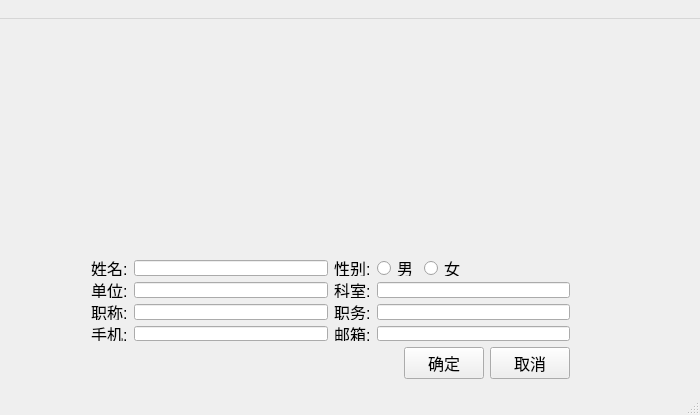
<?xml version="1.0" encoding="UTF-8"?>
<ui version="4.0">
 <class>MainWindow</class>
 <widget class="QMainWindow" name="MainWindow">
  <property name="enabled">
   <bool>true</bool>
  </property>
  <property name="geometry">
   <rect>
    <x>0</x>
    <y>0</y>
    <width>700</width>
    <height>415</height>
   </rect>
  </property>
  <property name="windowTitle">
   <string>MainWindow</string>
  </property>
  <widget class="QWidget" name="centralWidget">
   <widget class="QWidget" name="layoutWidget">
    <property name="geometry">
     <rect>
      <x>80</x>
      <y>230</y>
      <width>501</width>
      <height>141</height>
     </rect>
    </property>
    <layout class="QVBoxLayout" name="verticalLayout_3">
     <item>
      <layout class="QHBoxLayout" name="horizontalLayout_10">
       <item>
        <layout class="QVBoxLayout" name="verticalLayout">
         <item>
          <layout class="QHBoxLayout" name="horizontalLayout_2">
           <item>
            <widget class="QLabel" name="labelName">
             <property name="font">
              <font>
               <pointsize>12</pointsize>
              </font>
             </property>
             <property name="text">
              <string>姓名:</string>
             </property>
            </widget>
           </item>
           <item>
            <widget class="QLineEdit" name="lineEditName">
             <property name="font">
              <font>
               <pointsize>12</pointsize>
              </font>
             </property>
            </widget>
           </item>
          </layout>
         </item>
         <item>
          <layout class="QHBoxLayout" name="horizontalLayout_4">
           <item>
            <widget class="QLabel" name="labelUnit">
             <property name="font">
              <font>
               <pointsize>12</pointsize>
              </font>
             </property>
             <property name="text">
              <string>单位:</string>
             </property>
            </widget>
           </item>
           <item>
            <widget class="QLineEdit" name="lineEditUnit">
             <property name="font">
              <font>
               <pointsize>12</pointsize>
              </font>
             </property>
            </widget>
           </item>
          </layout>
         </item>
         <item>
          <layout class="QHBoxLayout" name="horizontalLayout_5">
           <item>
            <widget class="QLabel" name="labelTechTitle">
             <property name="font">
              <font>
               <pointsize>12</pointsize>
              </font>
             </property>
             <property name="text">
              <string>职称:</string>
             </property>
            </widget>
           </item>
           <item>
            <widget class="QLineEdit" name="lineEditTechTitle">
             <property name="font">
              <font>
               <pointsize>12</pointsize>
              </font>
             </property>
            </widget>
           </item>
          </layout>
         </item>
         <item>
          <layout class="QHBoxLayout" name="horizontalLayout_3">
           <item>
            <widget class="QLabel" name="labelPhone">
             <property name="font">
              <font>
               <pointsize>12</pointsize>
              </font>
             </property>
             <property name="text">
              <string>手机:</string>
             </property>
            </widget>
           </item>
           <item>
            <widget class="QLineEdit" name="lineEditPhone">
             <property name="font">
              <font>
               <pointsize>12</pointsize>
              </font>
             </property>
            </widget>
           </item>
          </layout>
         </item>
        </layout>
       </item>
       <item>
        <layout class="QVBoxLayout" name="verticalLayout_2">
         <item>
          <layout class="QHBoxLayout" name="horizontalLayout_6">
           <item>
            <widget class="QLabel" name="labelSex">
             <property name="font">
              <font>
               <pointsize>12</pointsize>
              </font>
             </property>
             <property name="text">
              <string>性别:</string>
             </property>
            </widget>
           </item>
           <item>
            <layout class="QHBoxLayout" name="horizontalLayout">
             <item>
              <widget class="QRadioButton" name="radioButtonMen">
               <property name="font">
                <font>
                 <pointsize>12</pointsize>
                </font>
               </property>
               <property name="text">
                <string>男</string>
               </property>
              </widget>
             </item>
             <item>
              <widget class="QRadioButton" name="radioButtonWomen">
               <property name="font">
                <font>
                 <pointsize>12</pointsize>
                </font>
               </property>
               <property name="text">
                <string>女</string>
               </property>
              </widget>
             </item>
             <item>
              <spacer name="horizontalSpacer_3">
               <property name="orientation">
                <enum>Qt::Horizontal</enum>
               </property>
               <property name="sizeHint" stdset="0">
                <size>
                 <width>40</width>
                 <height>20</height>
                </size>
               </property>
              </spacer>
             </item>
             <item>
              <spacer name="horizontalSpacer">
               <property name="orientation">
                <enum>Qt::Horizontal</enum>
               </property>
               <property name="sizeHint" stdset="0">
                <size>
                 <width>40</width>
                 <height>20</height>
                </size>
               </property>
              </spacer>
             </item>
            </layout>
           </item>
          </layout>
         </item>
         <item>
          <layout class="QHBoxLayout" name="horizontalLayout_8">
           <item>
            <widget class="QLabel" name="labelDeparment">
             <property name="font">
              <font>
               <pointsize>12</pointsize>
              </font>
             </property>
             <property name="text">
              <string>科室:</string>
             </property>
            </widget>
           </item>
           <item>
            <widget class="QLineEdit" name="lineEditDeparment">
             <property name="font">
              <font>
               <pointsize>12</pointsize>
              </font>
             </property>
            </widget>
           </item>
          </layout>
         </item>
         <item>
          <layout class="QHBoxLayout" name="horizontalLayout_9">
           <item>
            <widget class="QLabel" name="labelAdminTitle">
             <property name="font">
              <font>
               <pointsize>12</pointsize>
              </font>
             </property>
             <property name="text">
              <string>职务:</string>
             </property>
            </widget>
           </item>
           <item>
            <widget class="QLineEdit" name="lineEditAdminTitle">
             <property name="font">
              <font>
               <pointsize>12</pointsize>
              </font>
             </property>
            </widget>
           </item>
          </layout>
         </item>
         <item>
          <layout class="QHBoxLayout" name="horizontalLayout_7">
           <item>
            <widget class="QLabel" name="labelEmail">
             <property name="font">
              <font>
               <pointsize>12</pointsize>
              </font>
             </property>
             <property name="text">
              <string>邮箱:</string>
             </property>
            </widget>
           </item>
           <item>
            <widget class="QLineEdit" name="lineEditEmail">
             <property name="font">
              <font>
               <pointsize>12</pointsize>
              </font>
             </property>
            </widget>
           </item>
          </layout>
         </item>
        </layout>
       </item>
      </layout>
     </item>
     <item>
      <layout class="QHBoxLayout" name="horizontalLayout_11">
       <item>
        <spacer name="horizontalSpacer_5">
         <property name="orientation">
          <enum>Qt::Horizontal</enum>
         </property>
         <property name="sizeHint" stdset="0">
          <size>
           <width>40</width>
           <height>20</height>
          </size>
         </property>
        </spacer>
       </item>
       <item>
        <widget class="QPushButton" name="pushButtonAdd">
         <property name="font">
          <font>
           <pointsize>12</pointsize>
          </font>
         </property>
         <property name="text">
          <string>确定</string>
         </property>
        </widget>
       </item>
       <item>
        <widget class="QPushButton" name="pushButton">
         <property name="font">
          <font>
           <pointsize>12</pointsize>
          </font>
         </property>
         <property name="text">
          <string>取消</string>
         </property>
        </widget>
       </item>
      </layout>
     </item>
    </layout>
   </widget>
   <widget class="QLabel" name="labelTitle">
    <property name="geometry">
     <rect>
      <x>70</x>
      <y>20</y>
      <width>551</width>
      <height>21</height>
     </rect>
    </property>
    <property name="font">
     <font>
      <pointsize>17</pointsize>
     </font>
    </property>
    <property name="text">
     <string/>
    </property>
   </widget>
  </widget>
  <widget class="QMenuBar" name="menuBar">
   <property name="geometry">
    <rect>
     <x>0</x>
     <y>0</y>
     <width>700</width>
     <height>23</height>
    </rect>
   </property>
   <widget class="QMenu" name="menu">
    <property name="title">
     <string> </string>
    </property>
   </widget>
   <addaction name="menu"/>
  </widget>
  <widget class="QStatusBar" name="statusBar"/>
 </widget>
 <layoutdefault spacing="6" margin="11"/>
 <resources/>
 <connections/>
</ui>
